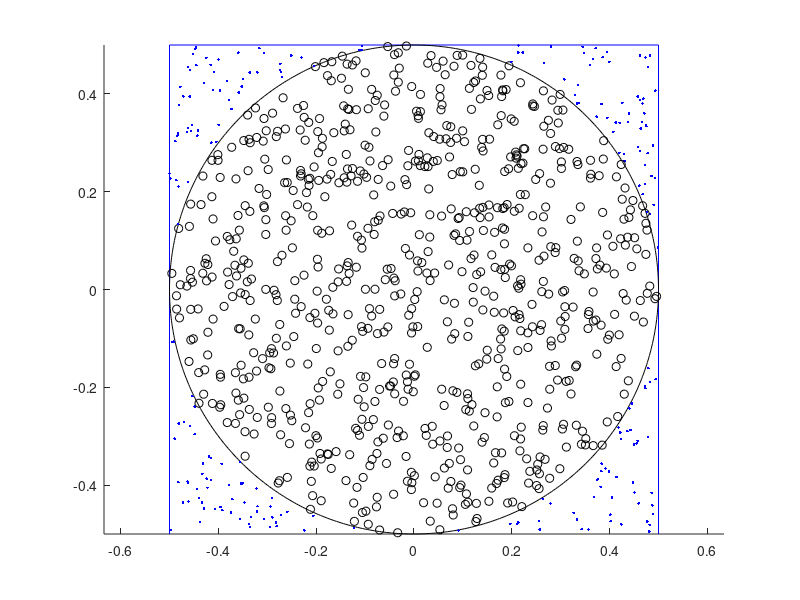

The MATLAB script that drew this image:
%Estimate pi using a Monte Carlo approach
clear;                          %clear 
close;       

%close all figures
NumSamples =1000;                    %Number of samples to be generated
L=1;                                %Square side [A.U.]
R=L/2;                              %Radius
Inside=0;                           %Number of points inside the circle
figure;                             %Open a new figure
hold on;
axis equal;                         %1-1 aspect ratio 
plot([-R,-R,R,R],[-R,R,R,-R],'b');  %Plot square
theta=0:0.01:2*pi; plot(R*cos(theta), R*sin(theta),'k');  %Plot circle
for k=1:NumSamples
    x=rand()-R;                     %x coordinate of the point
    y=rand()-R;                     %y coordinate of the point
    if sqrt(x*x+y*y)<=R             %is it inside?
        Inside=Inside+1;            %yes! increment Inside
        plot(x,y,'ko');             %plot a round marker
    else
        plot(x,y,'b.');             %no, plot a dot
    end    
end
Pi=4*Inside/NumSamples;             %Approximiation of pi
